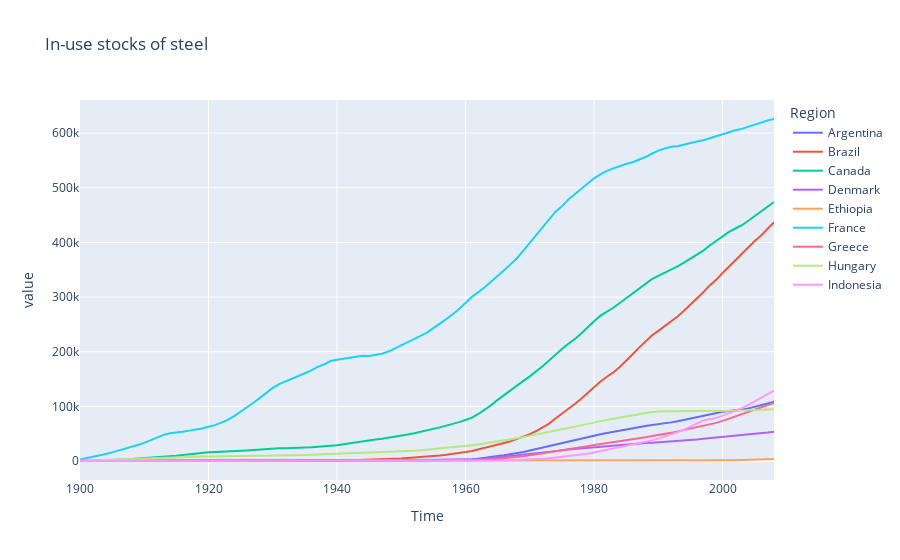

Here is the notebook cell this chart was saved with:
### Markdown cell above
## 4. Take a look at the results
First, we plot the steel stock in the different countries over time.

### Code cell
stock_df = dynamic_stock.stock.to_df(index=False)
stock_df = stock_df.pivot(index='Time', columns='Region')['value']

fig = px.line(stock_df, title='In-use stocks of steel')
fig.show()
